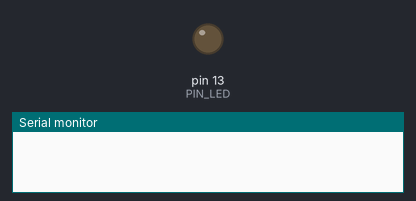
Simulated run of this program. Board: Arduino Nano, built with avr-gcc and run on an emulated ATmega328P. On the bench: output pins drawn as LEDs (lit = HIGH), the last lines printed to the serial monitor. Random numbers use the default seed unless the program sets one.

Above: at 5.0 s.
At 15.1 s:
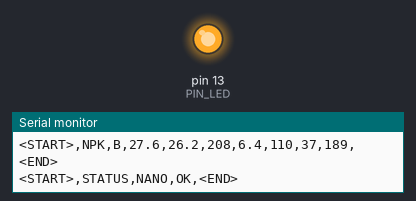
Timing chart, 0 to 26.0 s (numbered marks = the images above):
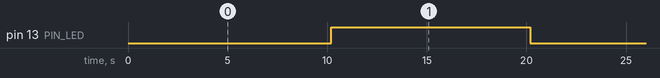

The program:

main.cpp
```cpp
/* =============================================================================
 *  SMART IRRIGATION & FERTIGATION SYSTEM  --  ARDUINO NANO SENSOR HUB (DEBUG)
 *  Controller 1 of 3   (Nano  ->  ESP32 #1  ->  ESP32 #2)
 * -----------------------------------------------------------------------------
 *  DEBUG / FAKE BUILD. Real sketch: Nano/Nano.ino.
 *
 *  Purpose: bench-test ESP32 #1 with NO sensors wired. This sketch speaks the
 *  EXACT same framed UART protocol (spec sec.9.9) and obeys the same inbound
 *  command set, but every sensor value is SYNTHESIZED in firmware (a slow random
 *  walk inside plausible ranges) instead of being read from hardware. To ESP32 #1
 *  this is indistinguishable from a healthy real Nano sending clean packets.
 *
 *  Outbound (Nano -> ESP32 #1), identical to production:
 *    <START>,ENV,<temp>,<hum>,<END>
 *    <START>,TANK,<res%>,<mix%>,<flowLpm>,<END>
 *    <START>,SOIL,<COL>,<val>,...,<END>     (tag,value per ENABLED column)
 *    <START>,LIGHT,<lux>,<END>
 *    <START>,NPK,<COL>,<m>,<t>,<EC>,<pH>,<N>,<P>,<K>,<END>  (one per enabled col)
 *    <START>,STATUS,NANO,OK,<END>            (heartbeat)
 *  Inbound (ESP32 #1 -> Nano), identical to production:
 *    <START>,ACTIVE,<END> / DAY / NIGHT / RESET_REQ
 *
 *  All values stay inside the ESP32 #1 plausibility limits (Tier-2 garbage check,
 *  spec sec.18.9.5.0) so every packet is accepted as clean. Flip COLUMN_ENABLED to
 *  test enabled/disabled-column handling; send RESET_REQ to test the self-reset.
 *
 *  No external libraries. Build: PlatformIO env nanoatmega328new (or Arduino IDE,
 *  board Arduino Nano). Disconnect D0/D1 before upload, reconnect after.
 * ========================================================================== */

#include <Arduino.h>
#include <avr/wdt.h>

/* =============================================================================
 *  CONFIG  (mirror the real Nano so ESP32 #1 sees the same packet shapes)
 * ========================================================================== */
const uint8_t NUM_COLUMNS = 3;
bool       COLUMN_ENABLED[NUM_COLUMNS] = { true, true, false };   // A, B, C
const char COLUMN_TAG[NUM_COLUMNS]     = { 'A', 'B', 'C' };

const uint8_t PIN_LED = 13;                 // D13 status LED (real hardware pin)
const unsigned long LINK_BAUD = 9600;       // ESP32 #1 link (CLAUDE.md locked)

/* ---- Transmission + heartbeat intervals (spec sec.17.4.4) ---------------- */
const unsigned long TX_INTERVAL_ACTIVE_MS = 10000UL;     // 10 s
const unsigned long TX_INTERVAL_DAY_MS    = 1200000UL;   // 20 min
const unsigned long TX_INTERVAL_NIGHT_MS  = 3600000UL;   // 1 hr
const unsigned long HB_INTERVAL_ACTIVE_MS = 10000UL;     // 10 s
const unsigned long HB_INTERVAL_DAY_MS    = 60000UL;     // 1 min
const unsigned long HB_INTERVAL_NIGHT_MS  = 120000UL;    // 2 min
#define BOOT_TX_STATE  TX_ACTIVE                          // fast data on boot

#define WDT_TIMEOUT  WDTO_4S

/* =============================================================================
 *  GLOBALS
 * ========================================================================== */
enum TxState { TX_ACTIVE, TX_DAY, TX_NIGHT };
TxState txState = BOOT_TX_STATE;

unsigned long lastTxMs = 0;
unsigned long lastHbMs = 0;
bool          forceTx  = false;

char pkt[140];                  // outbound packet builder (cap 128 enforced)

#define INBOUND_BUF 96
char    inBuf[INBOUND_BUF];
uint8_t inLen = 0;

bool ledState = false;

/* ---- Fake-sensor state (slow random walk inside plausible ranges) --------- */
float fTemp = 28.0f, fHum = 65.0f;
float fRes  = 80.0f, fMix = 45.0f;
float fSoil[NUM_COLUMNS] = { 42.0f, 38.0f, 50.0f };
float fLux  = 6000.0f;
// per column: moisture%, temp C, EC, pH, N, P, K
float fNpk[NUM_COLUMNS][7] = {
  { 30.0f, 26.0f, 200.0f, 6.5f, 120.0f, 35.0f, 180.0f },
  { 28.0f, 26.0f, 210.0f, 6.4f, 110.0f, 38.0f, 190.0f },
  { 32.0f, 26.0f, 205.0f, 6.6f, 130.0f, 40.0f, 175.0f },
};

/* ---- Forward declarations ------------------------------------------------ */
void pollUart();
void handleLine(char *line);
void setTxState(TxState s);
unsigned long getTxInterval();
unsigned long getHbInterval();
void sendEnv(); void sendTank(); void sendSoil(); void sendLight();
void sendNpk(); void sendStatus();
void startPkt(const char *cmd);
void pktAddRaw(const char *s);
void pktAddInt(long v);
void pktAddFloat(float v, uint8_t prec);
void endPkt();
void softwareReset();
float wander(float &s, float lo, float hi, float step);

/* ---- Early WDT disable (avoid reset boot-loop on older bootloaders) ------- */
void wdtEarlyDisable(void) __attribute__((naked, used, section(".init3")));
void wdtEarlyDisable(void) { MCUSR = 0; wdt_disable(); }

/* =============================================================================
 *  SETUP
 * ========================================================================== */
void setup() {
  MCUSR = 0;
  wdt_disable();

  Serial.begin(LINK_BAUD);          // hardware UART to ESP32 #1 (D0/D1)
  pinMode(PIN_LED, OUTPUT);
  digitalWrite(PIN_LED, LOW);

  randomSeed(analogRead(A0) ^ micros());   // seed the fake-value walk

  unsigned long now = millis();
  lastTxMs = now;
  lastHbMs = now;

  wdt_enable(WDT_TIMEOUT);          // self-recovery WDT (same as real Nano)
}

/* =============================================================================
 *  LOOP  (non-blocking)
 * ========================================================================== */
void loop() {
  wdt_reset();
  pollUart();                       // ACTIVE / DAY / NIGHT / RESET_REQ

  unsigned long now = millis();

  if (forceTx || (unsigned long)(now - lastTxMs) >= getTxInterval()) {
    lastTxMs = now;
    forceTx  = false;
    sendEnv();
    sendTank();
    sendSoil();
    sendLight();
    sendNpk();
  }

  if ((unsigned long)(now - lastHbMs) >= getHbInterval()) {
    lastHbMs = now;
    sendStatus();
    ledState = !ledState;
    digitalWrite(PIN_LED, ledState ? HIGH : LOW);
  }
}

/* =============================================================================
 *  INBOUND UART  (same framed command handling as the real Nano)
 * ========================================================================== */
void pollUart() {
  while (Serial.available()) {
    char c = (char)Serial.read();
    if (c == '\n' || c == '\r') {
      if (inLen > 0) { inBuf[inLen] = '\0'; handleLine(inBuf); inLen = 0; }
    } else if (inLen < INBOUND_BUF - 1) {
      inBuf[inLen++] = c;
    } else {
      inLen = 0;                    // overflow: drop malformed line
    }
  }
}

void handleLine(char *line) {
  char *s = strstr(line, "<START>");
  char *e = strstr(line, "<END>");
  if (!s || !e || e < s) return;

  char *p = s + 7;
  if (*p == ',') p++;
  char cmd[16]; uint8_t n = 0;
  while (*p && *p != ',' && *p != '<' && n < (uint8_t)(sizeof(cmd) - 1)) cmd[n++] = *p++;
  cmd[n] = '\0';

  if      (strcmp(cmd, "ACTIVE")    == 0) setTxState(TX_ACTIVE);
  else if (strcmp(cmd, "DAY")       == 0) setTxState(TX_DAY);
  else if (strcmp(cmd, "NIGHT")     == 0) setTxState(TX_NIGHT);
  else if (strcmp(cmd, "RESET_REQ") == 0) softwareReset();
}

void setTxState(TxState s) { txState = s; forceTx = true; }

unsigned long getTxInterval() {
  switch (txState) {
    case TX_ACTIVE: return TX_INTERVAL_ACTIVE_MS;
    case TX_DAY:    return TX_INTERVAL_DAY_MS;
    default:        return TX_INTERVAL_NIGHT_MS;
  }
}
unsigned long getHbInterval() {
  switch (txState) {
    case TX_ACTIVE: return HB_INTERVAL_ACTIVE_MS;
    case TX_DAY:    return HB_INTERVAL_DAY_MS;
    default:        return HB_INTERVAL_NIGHT_MS;
  }
}

/* =============================================================================
 *  OUTBOUND PACKETS  --  all values FAKE but plausible (clean to ESP32 #1)
 * ========================================================================== */
void sendEnv() {
  startPkt("ENV");
  pktAddFloat(wander(fTemp, 18.0f, 38.0f, 0.3f), 1);    // temp C  (limit -10..70)
  pktAddFloat(wander(fHum,  40.0f, 90.0f, 0.5f), 1);    // hum %   (limit 0..100)
  endPkt();
}

void sendTank() {
  startPkt("TANK");
  pktAddFloat(wander(fRes, 20.0f, 100.0f, 0.4f), 1);    // reservoir %
  pktAddFloat(wander(fMix,  0.0f, 100.0f, 0.4f), 1);    // mixing %
  pktAddFloat(0.0f, 1);                                  // fill-flow L/min (idle)
  endPkt();
}

void sendSoil() {
  char tag[2] = { 0, 0 };
  startPkt("SOIL");
  for (uint8_t c = 0; c < NUM_COLUMNS; c++) {
    if (!COLUMN_ENABLED[c]) continue;                    // omit disabled column entirely
    tag[0] = COLUMN_TAG[c];
    pktAddRaw(tag);
    long v = (long)wander(fSoil[c], 10.0f, 90.0f, 0.6f); // moisture % (0..100)
    pktAddInt(v);
  }
  endPkt();
}

void sendLight() {
  startPkt("LIGHT");
  pktAddFloat(wander(fLux, 0.0f, 40000.0f, 200.0f), 0);  // lux (>=0)
  endPkt();
}

void sendNpk() {
  char tag[2] = { 0, 0 };
  const uint8_t prec[7] = { 1, 1, 0, 1, 0, 0, 0 };
  const float lo[7] = { 0,  0,   0,  3.0f,  0,  0,  0 };
  const float hi[7] = { 100, 50, 3000, 9.0f, 999, 999, 999 };
  const float st[7] = { 0.4f, 0.2f, 5.0f, 0.05f, 2.0f, 1.0f, 2.0f };
  for (uint8_t c = 0; c < NUM_COLUMNS; c++) {
    if (!COLUMN_ENABLED[c]) continue;                    // no packet for disabled column
    wdt_reset();
    startPkt("NPK");
    tag[0] = COLUMN_TAG[c];
    pktAddRaw(tag);
    for (uint8_t i = 0; i < 7; i++)
      pktAddFloat(wander(fNpk[c][i], lo[i], hi[i], st[i]), prec[i]);
    endPkt();
  }
}

void sendStatus() {
  startPkt("STATUS");
  pktAddRaw("NANO");
  pktAddRaw("OK");
  endPkt();
}

/* =============================================================================
 *  FAKE VALUE WALK  --  nudge state by +/- up to `step`, clamp to [lo,hi]
 * ========================================================================== */
float wander(float &s, float lo, float hi, float step) {
  s += ((float)random(-1000, 1001) / 1000.0f) * step;
  if (s < lo) s = lo;
  if (s > hi) s = hi;
  return s;
}

/* =============================================================================
 *  PACKET BUILDER  (frames <START>,...,<END>, enforces <=128 bytes)
 * ========================================================================== */
void startPkt(const char *cmd) { strcpy(pkt, "<START>,"); strcat(pkt, cmd); }
void pktAddRaw(const char *s)  { strcat(pkt, ","); strcat(pkt, s); }
void pktAddInt(long v)         { strcat(pkt, ","); char t[12]; ltoa(v, t, 10); strcat(pkt, t); }
void pktAddFloat(float v, uint8_t prec) {
  strcat(pkt, ",");
  char t[16]; dtostrf(v, 0, prec, t); strcat(pkt, t);
}
void endPkt() {
  strcat(pkt, ",<END>");
  if (strlen(pkt) <= 128) Serial.println(pkt);
}

/* =============================================================================
 *  RESET  --  RESET_REQ handler: clean self-reset via short-timeout WDT
 * ========================================================================== */
void softwareReset() {
  wdt_enable(WDTO_15MS);
  while (1) { }
}
```

Measured:
- by itself, pin 13 (PIN_LED): alternates HIGH for 10.0 s and LOW for 10.0 s
